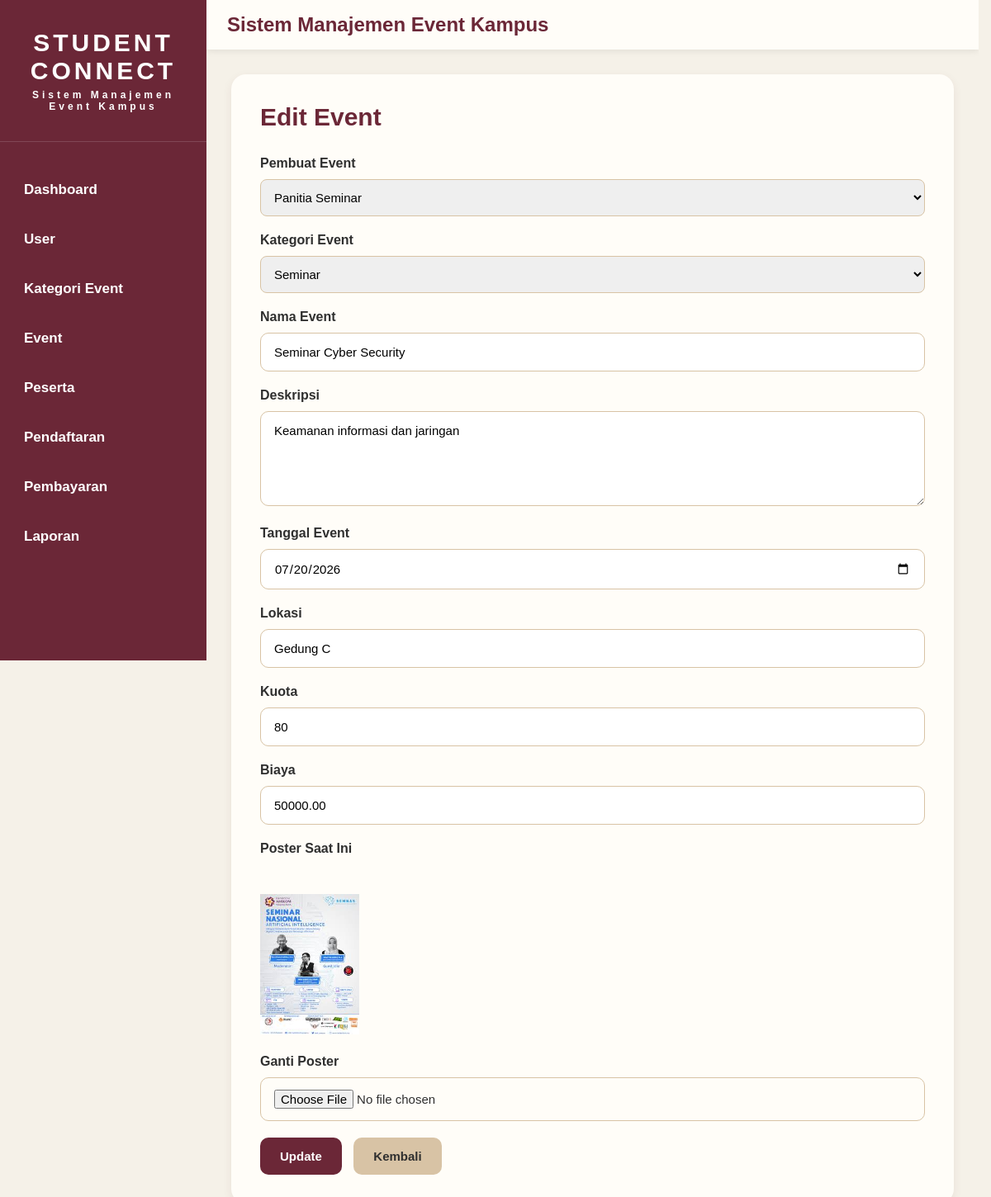
Page /event/edit.php?id=2 on the committed database.
### tables this page shows
CREATE TABLE `event` (
  `id_event` int(11) NOT NULL,
  `id_user` int(11) NOT NULL,
  `id_kategori` int(11) NOT NULL,
  `nama_event` varchar(150) NOT NULL,
  `deskripsi` text DEFAULT NULL,
  `tanggal_event` date NOT NULL,
  `lokasi` varchar(150) NOT NULL,
  `kuota` int(11) NOT NULL,
  `poster` varchar(255) DEFAULT NULL,
  `biaya` decimal(10,2) NOT NULL
);

CREATE TABLE `users` (
  `id_user` int(11) NOT NULL,
  `nama` varchar(100) NOT NULL,
  `email` varchar(100) NOT NULL,
  `password` varchar(255) NOT NULL,
  `role` enum('admin','panitia') NOT NULL,
  `created_at` datetime DEFAULT current_timestamp()
);

CREATE TABLE `kategori_event` (
  `id_kategori` int(11) NOT NULL,
  `nama_kategori` varchar(100) NOT NULL,
  `deskripsi` text DEFAULT NULL
);

### event/edit.php (the view, shortened to what this page needs)
<?php
include '../config/koneksi.php';
$id = (int) $_GET['id'];
$data = mysqli_fetch_assoc(
    mysqli_query(
        $conn,
        "SELECT * FROM event
        WHERE id_event='$id'"
    )
);
?>
<!DOCTYPE html>
<html>
<head>
    <link rel="stylesheet"
    href="../assets/style.css">
</head>
<body>
<div class="wrapper">
<?php include '../layout/sidebar.php'; ?>
<div class="main-content">
<?php include '../layout/header.php'; ?>
<div class="content">
<div class="form-container">
<h2>Edit Event</h2>
<form method="POST" enctype="multipart/form-data">
<div class="form-group">
<label>Pembuat Event</label>
<select name="id_user">
<?php
$user = mysqli_query($conn,"SELECT * FROM users");
while($u = mysqli_fetch_assoc($user)){
?>
<option
value="<?= $u['id_user']; ?>"
<?= ($u['id_user']==$data['id_user']) ? 'selected' : ''; ?>>
<?= $u['nama']; ?>
</option>
<?php } ?>
</select>
</div>
<div class="form-group">
<label>Kategori Event</label>
<select name="id_kategori">
<?php
$kategori = mysqli_query(
    $conn,
    "SELECT * FROM kategori_event"
);
while($k = mysqli_fetch_assoc($kategori)){
?>
<option
value="<?= $k['id_kategori']; ?>"
<?= ($k['id_kategori']==$data['id_kategori']) ? 'selected' : ''; ?>>
<?= $k['nama_kategori']; ?>
</option>
<?php } ?>
</select>
</div>
<div class="form-group">
<label>Nama Event</label>
<input type="text" name="nama_event" value="<?= $data['nama_event']; ?>" required>
</div>
<div class="form-group">
<label>Deskripsi</label>
<textarea name="deskripsi" rows="5" required><?= $data['deskripsi']; ?></textarea>
</div>
<div class="form-group">
<label>Tanggal Event</label>
<input type="date" name="tanggal_event" value="<?= $data['tanggal_event']; ?>" required>
</div>
<div class="form-group">
<label>Lokasi</label>
<input type="text" name="lokasi" value="<?= $data['lokasi']; ?>" required>
</div>
<div class="form-group">
<label>Kuota</label>
<input type="number" name="kuota" value="<?= $data['kuota']; ?>" required>
</div>
<div class="form-group">
<label>Biaya</label>
<input type="number" name="biaya" value="<?= $data['biaya']; ?>" required>
</div>
<div class="form-group">
<label>Poster Saat Ini</label>
<br><br>
<img
src="../Upload/poster/<?= $data['poster']; ?>"
width="120">
</div>
<div class="form-group">
<label>Ganti Poster</label>
<input type="file" name="poster">
</div>
<button type="submit" name="update">
Update
</button>
<a href="index.php" class="btn-kembali">
Kembali
</a>
</form>
</div>
</div>
</div>
</div>
</body>
</html>

### assets/style.css (style rules this page uses)
html { scrollbar-gutter: stable; }
* { margin:0; padding:0; box-sizing:border-box; font-family:'Poppins',sans-serif; }
html, body { width:100%; min-height:100%; }
body { background:#F5F1E8; color:#2F2F2F; overflow-x:hidden; }
.wrapper { display:flex; width:100%; min-height:100vh; }
.main-content { flex:1; min-width:0; display:flex; flex-direction:column; }
.content { flex:1; width:100%; padding:30px; }
.form-container { width:100%; max-width:1000px; margin:auto; background:#FFFDF8; padding:35px; border-radius:18px; box-shadow:0 4px 12px rgba(107,39,55,.08); }
.form-container h2 { color:#6B2737; margin-bottom:30px; font-size:30px; font-weight:700; }
.form-group { margin-bottom:20px; }
.form-group label { display:block; margin-bottom:10px; font-weight:600; font-size:16px; }
input, textarea, select { width:100%; padding:14px 16px; border:1px solid #D8C3A5; border-radius:10px; outline:none; font-size:15px; }
button { background:#6B2737; color:white; border:none; padding:14px 24px; border-radius:10px; cursor:pointer; font-size:15px; font-weight:600; }
.btn-kembali { display:inline-block; margin-left:10px; padding:14px 24px; text-decoration:none; background:#D8C3A5; color:#2F2F2F; border-radius:10px; font-size:15px; font-weight:600; }
select { width:100%; padding:12px; border:1px solid #D8C3A5; border-radius:8px; outline:none; }

### rows in the picture
event: id_user "Panitia Seminar", id_kategori "Seminar", nama_event "Seminar Cyber Security", deskripsi "Keamanan informasi dan jaringan", tanggal_event "07/20/2026", lokasi "Gedung C", kuota "80", biaya "50000.00", poster (picture)
